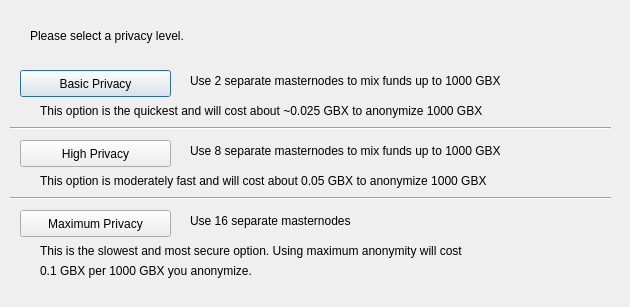
<?xml version="1.0" encoding="UTF-8"?>
<ui version="4.0">
 <class>DarksendConfig</class>
 <widget class="QDialog" name="DarksendConfig">
  <property name="geometry">
   <rect>
    <x>0</x>
    <y>0</y>
    <width>630</width>
    <height>307</height>
   </rect>
  </property>
  <property name="windowTitle">
   <string>Configure PrivateSend</string>
  </property>
  <widget class="QPushButton" name="buttonBasic">
   <property name="geometry">
    <rect>
     <x>20</x>
     <y>70</y>
     <width>151</width>
     <height>27</height>
    </rect>
   </property>
   <property name="text">
    <string>Basic Privacy</string>
   </property>
  </widget>
  <widget class="QPushButton" name="buttonHigh">
   <property name="geometry">
    <rect>
     <x>20</x>
     <y>140</y>
     <width>151</width>
     <height>27</height>
    </rect>
   </property>
   <property name="text">
    <string>High Privacy</string>
   </property>
  </widget>
  <widget class="QPushButton" name="buttonMax">
   <property name="geometry">
    <rect>
     <x>20</x>
     <y>210</y>
     <width>151</width>
     <height>27</height>
    </rect>
   </property>
   <property name="text">
    <string>Maximum Privacy</string>
   </property>
  </widget>
  <widget class="QLabel" name="label">
   <property name="geometry">
    <rect>
     <x>30</x>
     <y>20</y>
     <width>571</width>
     <height>31</height>
    </rect>
   </property>
   <property name="text">
    <string>Please select a privacy level.</string>
   </property>
  </widget>
  <widget class="QLabel" name="label_2">
   <property name="geometry">
    <rect>
     <x>190</x>
     <y>70</y>
     <width>421</width>
     <height>21</height>
    </rect>
   </property>
   <property name="text">
    <string>Use 2 separate masternodes to mix funds up to 1000 GBX</string>
   </property>
  </widget>
  <widget class="QLabel" name="label_3">
   <property name="geometry">
    <rect>
     <x>190</x>
     <y>140</y>
     <width>411</width>
     <height>21</height>
    </rect>
   </property>
   <property name="text">
    <string>Use 8 separate masternodes to mix funds up to 1000 GBX</string>
   </property>
  </widget>
  <widget class="QLabel" name="label_4">
   <property name="geometry">
    <rect>
     <x>190</x>
     <y>210</y>
     <width>421</width>
     <height>21</height>
    </rect>
   </property>
   <property name="text">
    <string>Use 16 separate masternodes</string>
   </property>
  </widget>
  <widget class="QLabel" name="label_6">
   <property name="geometry">
    <rect>
     <x>40</x>
     <y>100</y>
     <width>561</width>
     <height>21</height>
    </rect>
   </property>
   <property name="text">
    <string>This option is the quickest and will cost about ~0.025 GBX to anonymize 1000 GBX</string>
   </property>
  </widget>
  <widget class="QLabel" name="label_7">
   <property name="geometry">
    <rect>
     <x>40</x>
     <y>170</y>
     <width>561</width>
     <height>21</height>
    </rect>
   </property>
   <property name="text">
    <string>This option is moderately fast and will cost about 0.05 GBX to anonymize 1000 GBX</string>
   </property>
  </widget>
  <widget class="QLabel" name="label_8">
   <property name="geometry">
    <rect>
     <x>40</x>
     <y>240</y>
     <width>561</width>
     <height>21</height>
    </rect>
   </property>
   <property name="text">
    <string>This is the slowest and most secure option. Using maximum anonymity will cost</string>
   </property>
  </widget>
  <widget class="QLabel" name="label_9">
   <property name="geometry">
    <rect>
     <x>40</x>
     <y>260</y>
     <width>561</width>
     <height>21</height>
    </rect>
   </property>
   <property name="text">
    <string>0.1 GBX per 1000 GBX you anonymize.</string>
   </property>
  </widget>
  <widget class="Line" name="line">
   <property name="geometry">
    <rect>
     <x>10</x>
     <y>120</y>
     <width>601</width>
     <height>16</height>
    </rect>
   </property>
   <property name="orientation">
    <enum>Qt::Horizontal</enum>
   </property>
  </widget>
  <widget class="Line" name="line_2">
   <property name="geometry">
    <rect>
     <x>10</x>
     <y>190</y>
     <width>601</width>
     <height>16</height>
    </rect>
   </property>
   <property name="orientation">
    <enum>Qt::Horizontal</enum>
   </property>
  </widget>
 </widget>
 <resources/>
 <connections/>
</ui>
